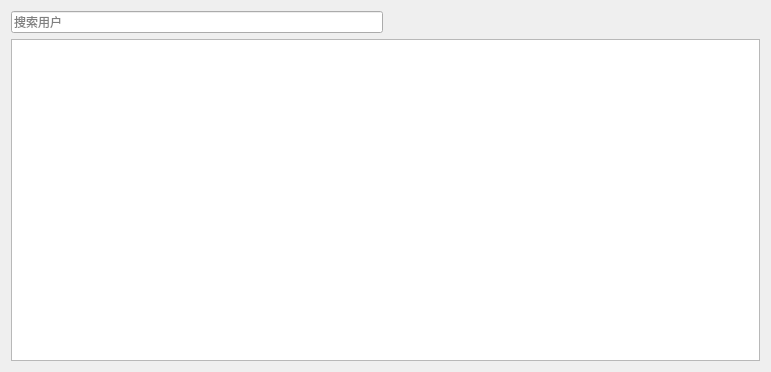
<?xml version="1.0" encoding="UTF-8"?>
<ui version="4.0">
 <class>UserPage</class>
 <widget class="QWidget" name="UserPage">
  <property name="geometry">
   <rect>
    <x>0</x>
    <y>0</y>
    <width>771</width>
    <height>372</height>
   </rect>
  </property>
  <property name="styleSheet">
   <string notr="true">QTabWidget::pane { /* The tab widget frame */
    border-top: 1px solid darkgray;
	background-color:white;
}

QTabBar::tab { height: 36px; width: 100px; }

QTabWidget QListView{
	border:none;
}

QFrame#statusFrame{
	border:0px solid darkgray;
	border-top-width:1px;
	background-color:rgb(238,238,238);
}</string>
  </property>
  <layout class="QGridLayout" name="gridLayout">
   <item row="0" column="0">
    <widget class="QLineEdit" name="filterEdit">
     <property name="placeholderText">
      <string>搜索用户</string>
     </property>
    </widget>
   </item>
   <item row="0" column="1">
    <spacer name="horizontalSpacer">
     <property name="orientation">
      <enum>Qt::Horizontal</enum>
     </property>
     <property name="sizeHint" stdset="0">
      <size>
       <width>368</width>
       <height>20</height>
      </size>
     </property>
    </spacer>
   </item>
   <item row="1" column="0" colspan="2">
    <widget class="QListView" name="listView"/>
   </item>
  </layout>
 </widget>
 <resources>
  <include location="itrac.qrc"/>
 </resources>
 <connections/>
</ui>
